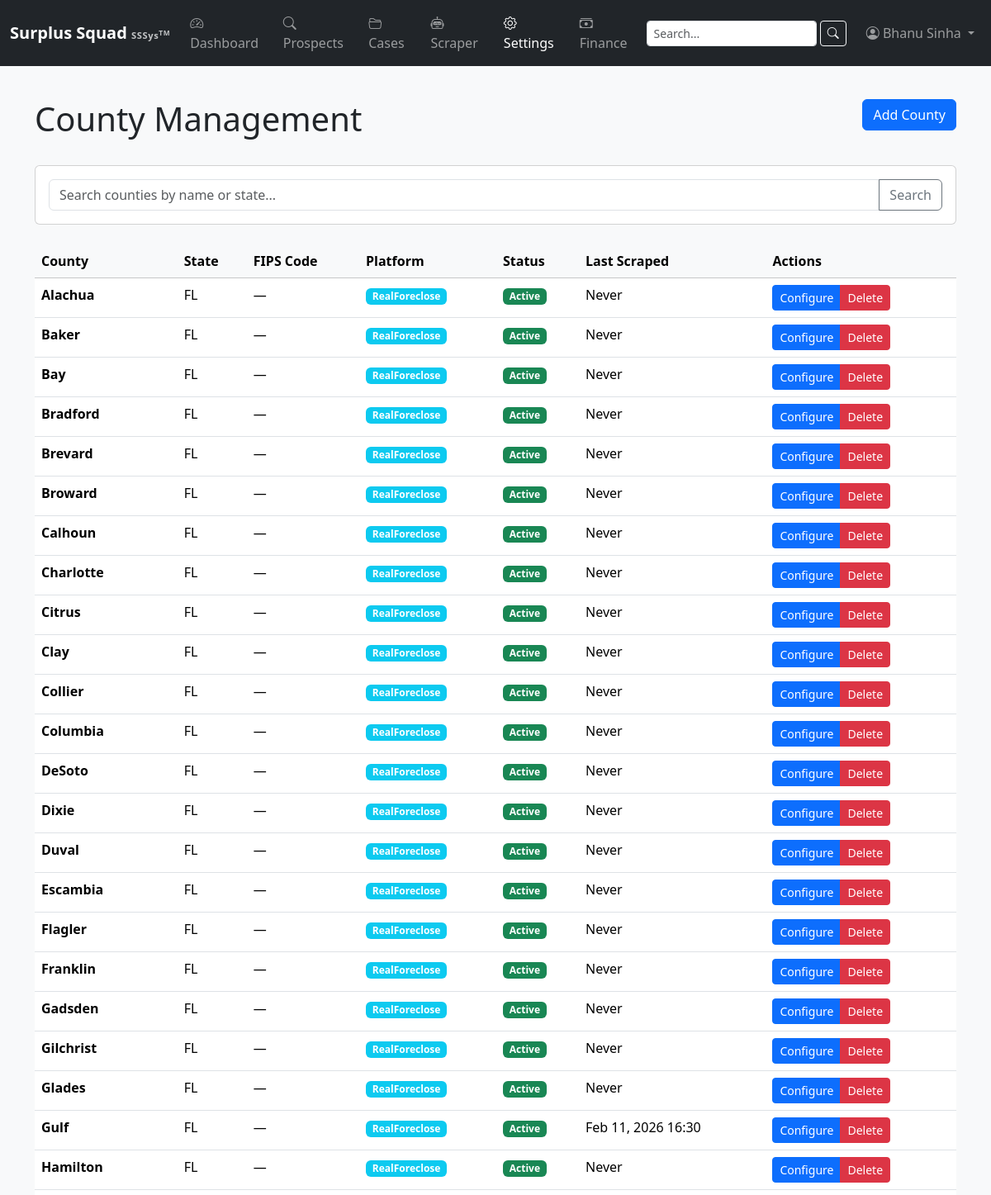
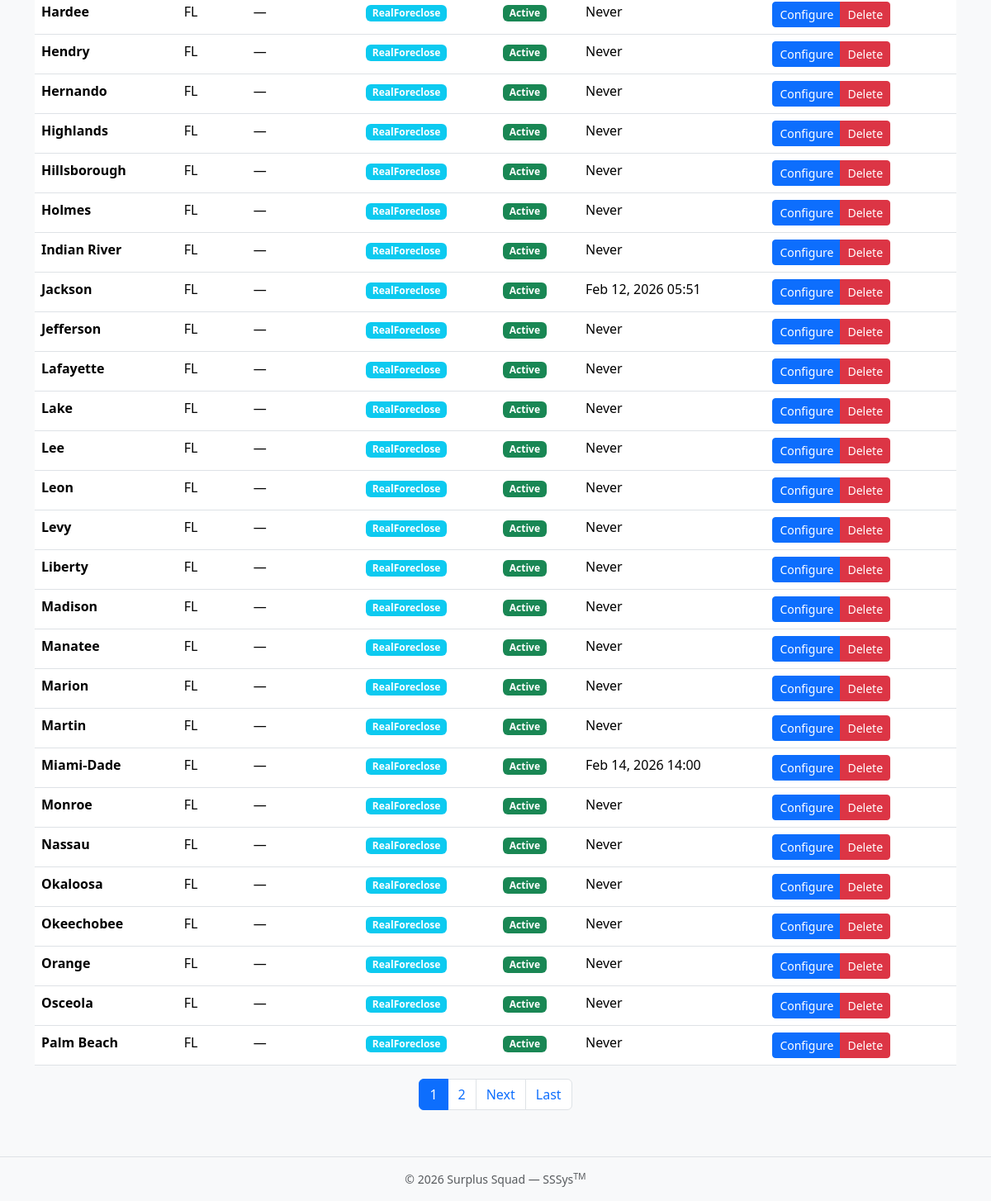
Before: /locations/counties/ (signed in) with the older database file (2 pictures, top to bottom).
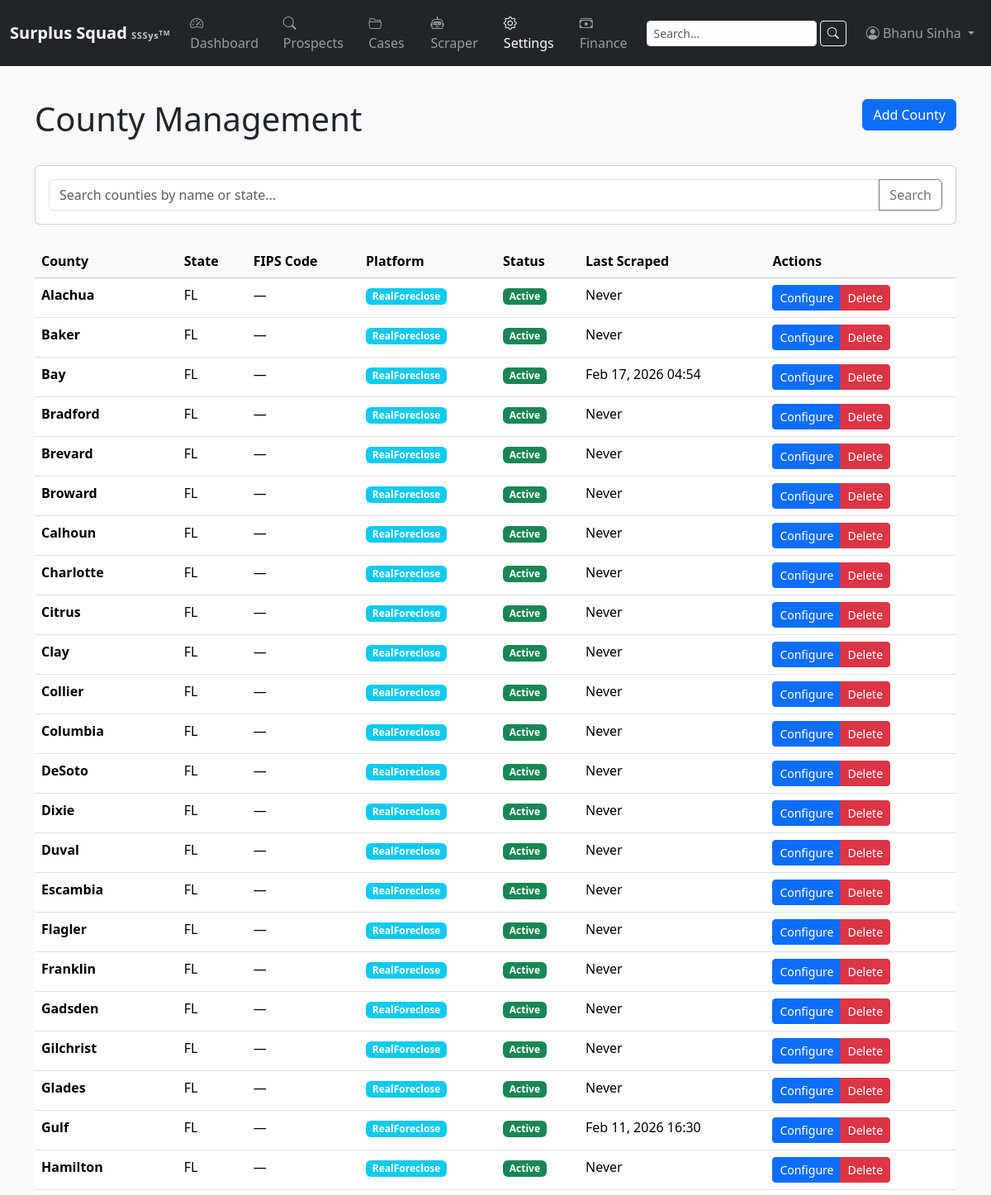
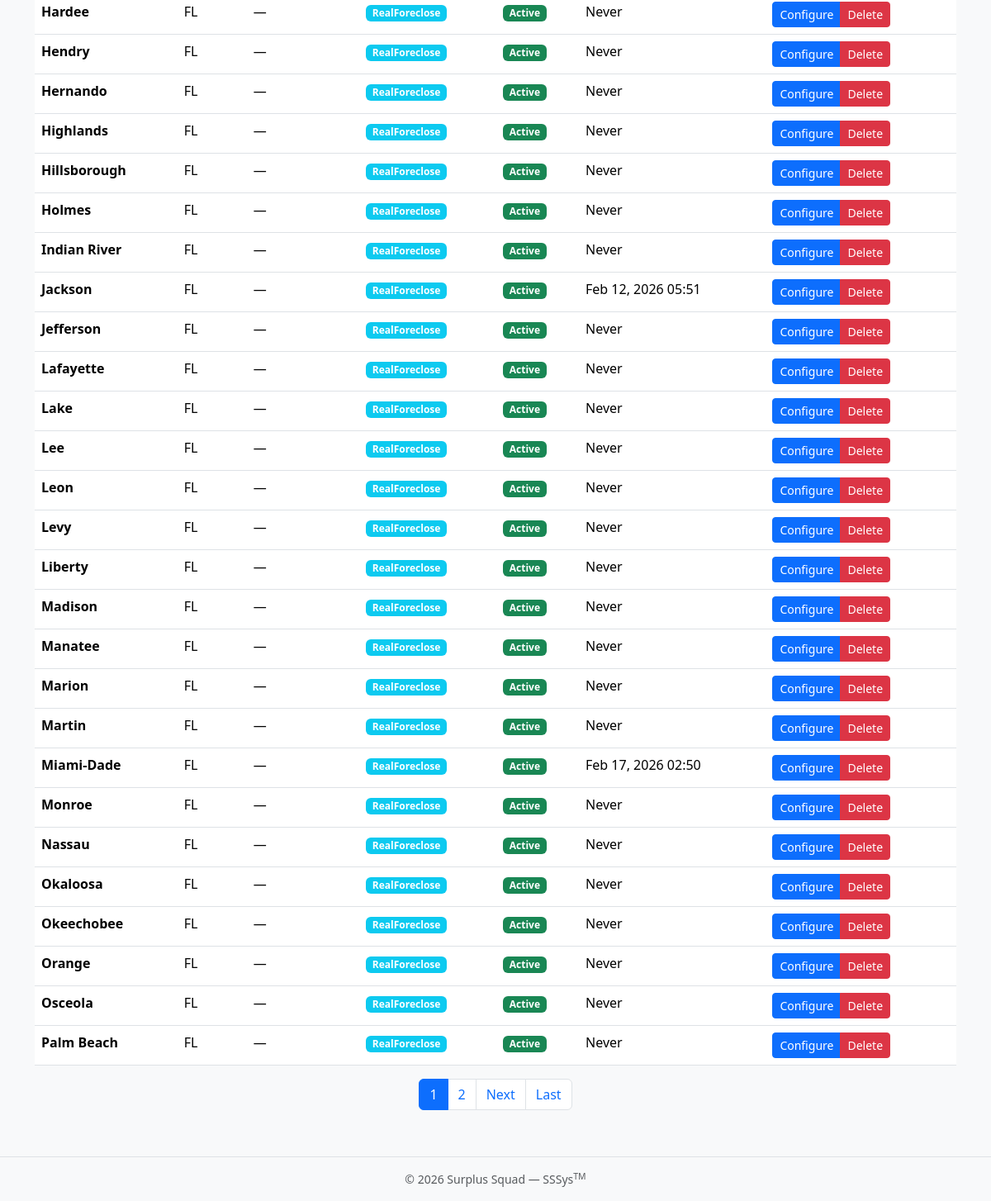
After: the same page with the newer database file (2 pictures, top to bottom).
### apps/locations/models.py (models this page shows, shortened)
class County(models.Model):
    PLATFORM_CHOICES = [
        ("realforeclose", "RealForeclose"),
        ("realtaxdeed", "RealTaxDeed"),
        ("other", "Other"),
    ]
    state = models.ForeignKey(State, on_delete=models.CASCADE, related_name="counties")
    name = models.CharField(max_length=150)
    slug = models.SlugField(max_length=150)
    fips_code = models.CharField(max_length=10, blank=True, default="")
    is_active = models.BooleanField(default=True)
    last_scraped = models.DateTimeField(blank=True, null=True)
    auction_calendar_url = models.URLField(blank=True, default="")
    realtdm_url = models.URLField(blank=True, default="")
    platform = models.CharField(max_length=32, choices=PLATFORM_CHOICES, default="other")
    class Meta:
        verbose_name_plural = "counties"
        unique_together = [("state", "slug")]
        ordering = ["name"]

class State(models.Model):
    name = models.CharField(max_length=100)
    abbreviation = models.CharField(max_length=5, unique=True)
    is_active = models.BooleanField(default=True)
    class Meta:
        ordering = ["name"]

### apps/locations/views.py (the view)
# urls.py: path('counties/', views.CountyListView.as_view(), name='county_list'),
class CountyListView(AdminRequiredMixin, ListView):
    model = County
    template_name = 'locations/county_list.html'
    context_object_name = 'counties'
    paginate_by = 50
    def get_queryset(self):
        queryset = County.objects.select_related('state')
        search = self.request.GET.get('search')
        if search:
            queryset = queryset.filter(
                Q(name__icontains=search) |
                Q(state__name__icontains=search) |
                Q(state__abbreviation__icontains=search)
            )
        return queryset.order_by('state', 'name')

### apps/accounts/mixins.py (called while the page is built)
    def test_func(self):
        user = self.request.user
        return hasattr(user, 'profile') and user.profile.is_admin

### apps/accounts/models.py (called while the page is built)
    @property
    def can_view_prospects(self):
        return self.role in {self.ROLE_PROSPECTS_ONLY, self.ROLE_BOTH, self.ROLE_ADMIN}

    @property
    def can_view_cases(self):
        return self.role in {self.ROLE_CASES_ONLY, self.ROLE_BOTH, self.ROLE_ADMIN}

    @property
    def is_admin(self):
        return self.role == self.ROLE_ADMIN or self.user.is_superuser

### templates/locations/county_list.html (shortened to what this page needs)
{% extends 'base.html' %}
{% load static %}
{% block content %}
<div class="container mt-4">
    <div class="row mb-4">
        <div class="col-md-8">
            <h1>County Management</h1>
        </div>
        <div class="col-md-4 text-end">
            <a href="{% url 'locations:county_create' %}" class="btn btn-primary">
                 Add County
            </a>
        </div>
    </div>
    <div class="card mb-4">
        <div class="card-body">
            <form method="get" class="form-inline">
                <div class="input-group w-100">
                    <input type="text" name="search" class="form-control" placeholder="Search counties by name or state..."
                           value="{{ request.GET.search }}">
                    <button class="btn btn-outline-secondary" type="submit">
                         Search
                    </button>
                </div>
            </form>
        </div>
    </div>
    <div class="table-responsive">
        <table class="table table-hover">
            <thead class="table-light">
                <tr>
                    <th>County</th>
                    <th>State</th>
                    <th>FIPS Code</th>
                    <th>Platform</th>
                    <th>Status</th>
                    <th>Last Scraped</th>
                    <th>Actions</th>
                </tr>
            </thead>
            <tbody>
                {% for county in counties %}
                <tr>
                    <td>
                        <strong>{{ county.name }}</strong>
                    </td>
                    <td>{{ county.state.abbreviation }}</td>
                    <td>{{ county.fips_code|default:"—" }}</td>
                    <td>
                        <span class="badge bg-info">{{ county.get_platform_display }}</span>
                    </td>
                    <td>
                        {% if county.is_active %}
                        <span class="badge bg-success">Active</span>
                        {% else %}
                        <span class="badge bg-danger">Inactive</span>
                        {% endif %}
                    </td>
                    <td>
                        {% if county.last_scraped %}
                        {{ county.last_scraped|date:"M d, Y H:i" }}
                        {% else %}
                        Never
                        {% endif %}
                    </td>
                    <td>
                        <div class="btn-group" role="group">
                            <a href="{% url 'locations:county_config' county.pk %}" class="btn btn-sm btn-primary" title="Configure">
                                 Configure
                            </a>
                            <a href="{% url 'locations:county_delete' county.pk %}" class="btn btn-sm btn-danger" title="Delete">
                                 Delete
                            </a>
                        </div>
                    </td>
                </tr>
                {% empty %}
                <tr>
                    <td colspan="7" class="text-center text-muted">
                        No counties found. <a href="{% url 'locations:county_create' %}">Create one now</a>.
                    </td>
                </tr>
                {% endfor %}
            </tbody>
        </table>
    </div>
    {% if is_paginated %}
    <nav aria-label="Page navigation">
        <ul class="pagination justify-content-center">
            {% for num in page_obj.paginator.page_range %}
            <li class="page-item {% if page_obj.number == num %}active{% endif %}">
                <a class="page-link" href="?page={{ num }}">{{ num }}</a>
            </li>
            {% endfor %}
            {% if page_obj.has_next %}
            <li class="page-item">
                <a class="page-link" href="?page={{ page_obj.next_page_number }}">Next</a>
            </li>
            <li class="page-item">
                <a class="page-link" href="?page={{ page_obj.paginator.num_pages }}">Last</a>
            </li>
            {% endif %}
        </ul>
    </nav>
    {% endif %}
</div>
{% endblock %}

Changed rows visible on the page:
changed County "Bay": last_scraped (not shown) → "Feb 17, 2026 04:54"; no longer shows "Never"
changed County "Miami-Dade": last_scraped "Feb 14, 2026 14:00" → "Feb 17, 2026 02:50"
